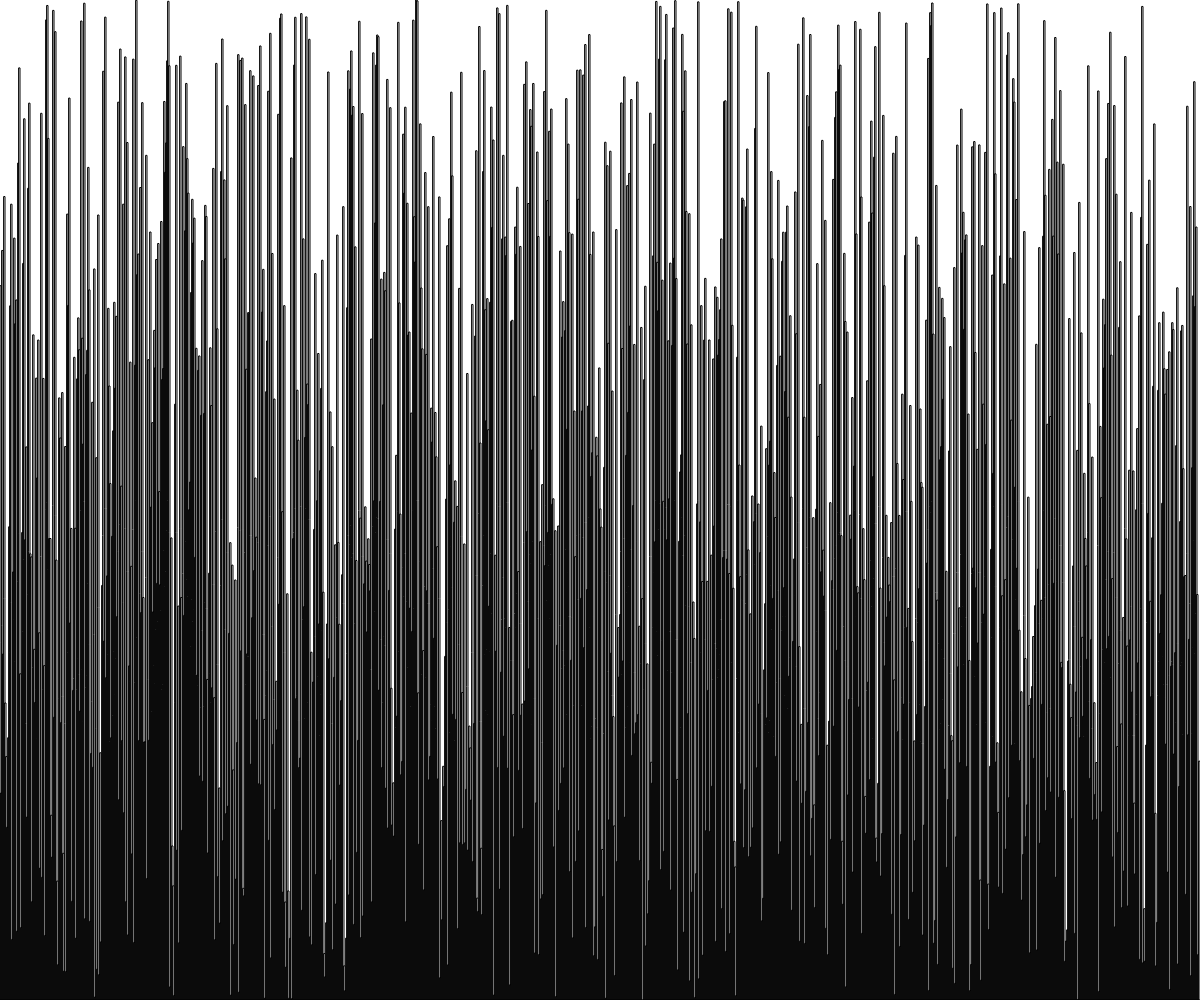
Frame 1 (no input)
Frame 60 (no input): identical to frame 1, image omitted
Frame 120 (the mouse pressed at the canvas centre since frame 60): identical to frame 1, image omitted

The p5.js sketch that drew this single still picture (run headless with seeded random() and noise() and a simulated clock; from frame 60 on, the mouse is pressed at the canvas centre):

// p5.js sketch
// ── sketch.js
// terrain gen
// Owen
// 10/4/23

//Globals
let rectWidth = 1;

function setup() {
  createCanvas(windowWidth, windowHeight);
  rectMode(CORNERS);
  drawTerrain();
}

function drawTerrain(){
  // uses a loop to draw side-by-side rectangles
  for(let x = 0; x<width; x += rectWidth){
    //all rectangles 100px tall
    let rectHeight = random(0,height);
    rect(x,height, x+rectWidth, height - rectHeight);
  }
}

function draw() {
  //background(220);
}
